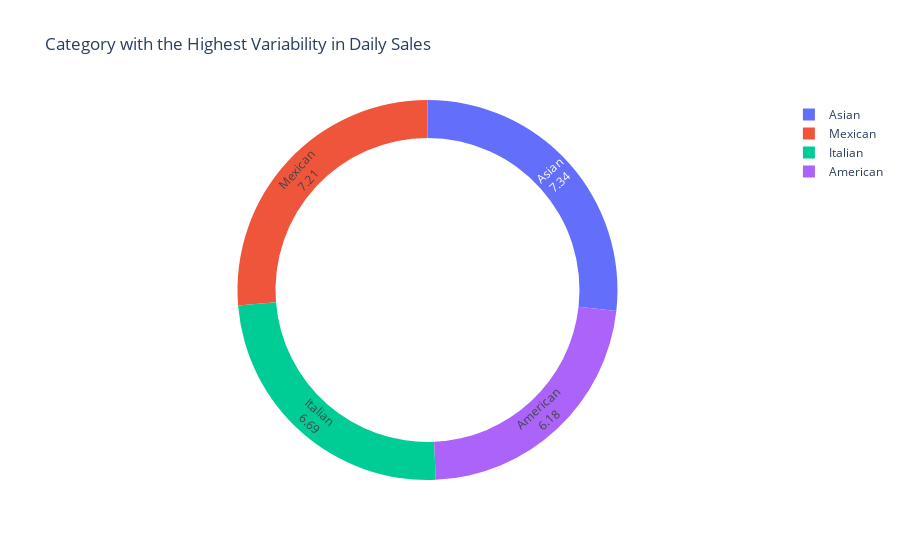

Here is the notebook cell this chart was saved with:
### Markdown cell above
### Category with the Highest Variability in Daily Sales

### Code cell
query = """
SELECT 
    category, ROUND(STDDEV(daily_sales),2) AS variability
FROM
    (SELECT 
        m.category,
            o.order_date,
            COUNT(o.order_details_id) AS daily_sales
    FROM
        menu_items m
    JOIN order_details o ON m.menu_item_id = o.item_id
    GROUP BY m.category , o.order_date) AS d
GROUP BY category
ORDER BY variability DESC;
"""

cur.execute(query)

data = cur.fetchall()

data

df = pd.DataFrame(data, columns = ['category','variability'])
fig = px.pie(df, values = 'variability', names = 'category', hole= 0.8, title = 'Category with the Highest Variability in Daily Sales')
fig.update_traces(textinfo='label+ value')
fig.show()

### Figure 1 — Plotly figure (JSON) as saved in the notebook; plotly's stock layout.template omitted (floating-point values rounded to 4 significant figures)
{"data": [{"domain": {"x": [0, 1], "y": [0, 1]}, "hole": 0.8, "hovertemplate": "category=%{label}<br>variability=%{value}<extra></extra>", "labels": ["Asian", "Mexican", "Italian", "American"], "legendgroup": "", "name": "", "showlegend": true, "textinfo": "label+value", "type": "pie", "values": [7.34, 7.21, 6.69, 6.18]}], "layout": {"autosize": true, "legend": {"tracegroupgap": 0}, "title": {"text": "Category with the Highest Variability in Daily Sales"}}}
